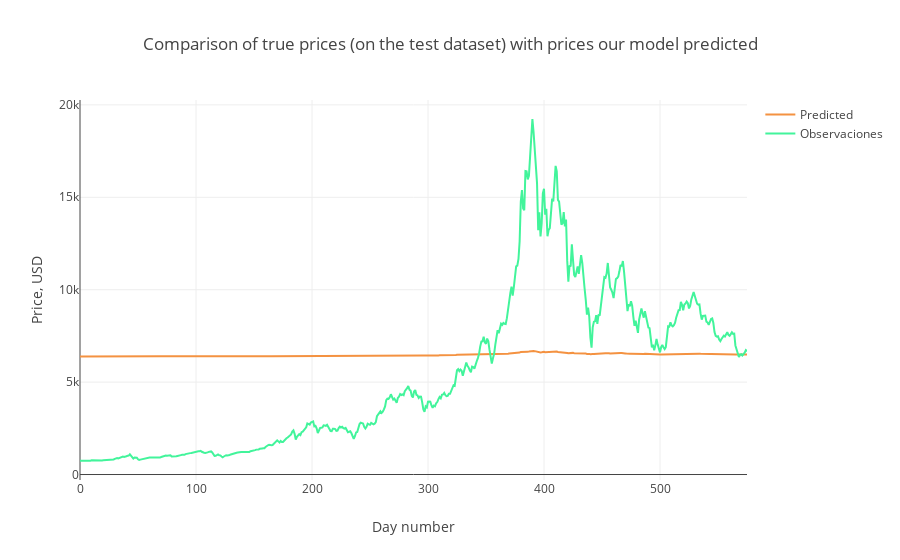

The cell this chart's notebook holds for it:
### Code cell
# Visualización de 
trace1 = go.Scatter(
    x = np.arange(0, len(predicted_train), 1),
    y = predicted_train,
    mode = 'lines',
    name = 'Predicted',
    line = dict(color=('rgb(244, 146, 65)'), width=2)
)
trace2 = go.Scatter(
    x = np.arange(0, len(df_train)-2, 1),
    y = df_train,
    mode = 'lines',
    name = 'Observaciones',
    line = dict(color=('rgb(66, 244, 155)'), width=2)
)

data = [trace1, trace2]
layout = dict(title = 'Comparison of true prices (on the test dataset) with prices our model predicted',
             xaxis = dict(title = 'Day number'), yaxis = dict(title = 'Price, USD'))
fig = dict(data=data, layout=layout)
py.iplot(fig, filename='results_demonstrating0')

### Figure 1 — Plotly figure (JSON) as saved in the notebook; plotly's stock layout.template omitted (floating-point values rounded to 4 significant figures; data arrays with more than 128 entries replaced by an {"elided": "..."} marker saying what was removed)
{"data": [{"line": {"color": "rgb(244, 146, 65)", "width": 2}, "mode": "lines", "name": "Predicted", "type": "scatter", "x": {"elided": "576 int values"}, "y": {"elided": "576 float values"}}, {"line": {"color": "rgb(66, 244, 155)", "width": 2}, "mode": "lines", "name": "Observaciones", "type": "scatter", "x": {"elided": "576 int values"}, "y": {"elided": "578 float values"}}], "layout": {"title": "Comparison of true prices (on the test dataset) with prices our model predicted", "xaxis": {"title": "Day number"}, "yaxis": {"title": "Price, USD"}}}
